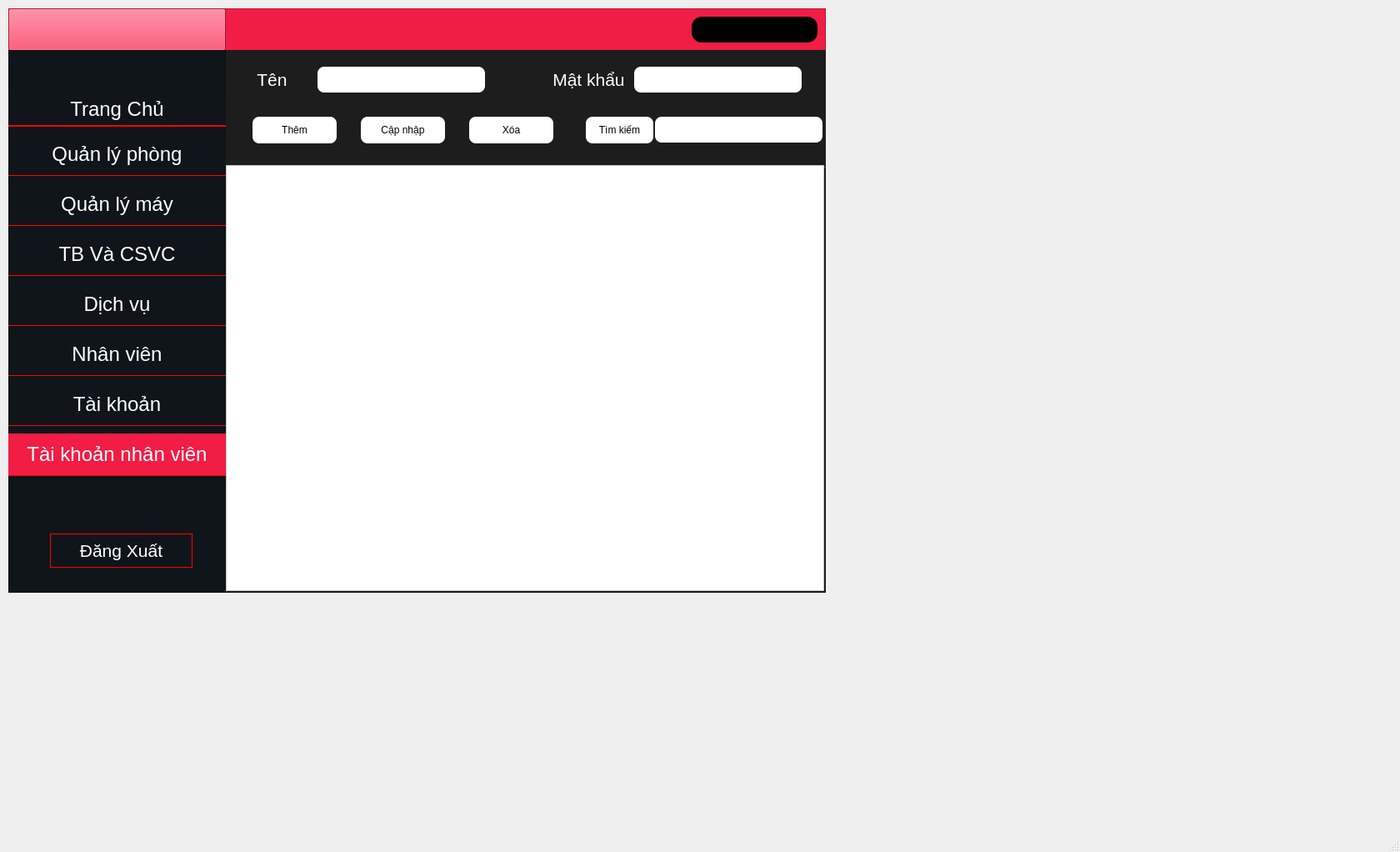
<?xml version="1.0" encoding="UTF-8"?>
<ui version="4.0">
 <class>MainWindow</class>
 <widget class="QMainWindow" name="MainWindow">
  <property name="geometry">
   <rect>
    <x>0</x>
    <y>0</y>
    <width>1680</width>
    <height>1022</height>
   </rect>
  </property>
  <property name="windowTitle">
   <string>MainWindow</string>
  </property>
  <widget class="QWidget" name="centralwidget">
   <widget class="QPushButton" name="btn_tknhanvien">
    <property name="geometry">
     <rect>
      <x>10</x>
      <y>520</y>
      <width>261</width>
      <height>51</height>
     </rect>
    </property>
    <property name="font">
     <font>
      <pointsize>18</pointsize>
     </font>
    </property>
    <property name="styleSheet">
     <string notr="true">border: 1px solid red;
color:white;
border-left:none;
border-top:none;
border-right:none;
</string>
    </property>
    <property name="text">
     <string>Tài khoản nhân viên</string>
    </property>
   </widget>
   <widget class="QFrame" name="frame">
    <property name="geometry">
     <rect>
      <x>10</x>
      <y>10</y>
      <width>981</width>
      <height>701</height>
     </rect>
    </property>
    <property name="styleSheet">
     <string notr="true">background-color:#1D1D1D;</string>
    </property>
    <property name="frameShape">
     <enum>QFrame::StyledPanel</enum>
    </property>
    <property name="frameShadow">
     <enum>QFrame::Raised</enum>
    </property>
    <widget class="QFrame" name="frame_2">
     <property name="geometry">
      <rect>
       <x>0</x>
       <y>0</y>
       <width>981</width>
       <height>51</height>
      </rect>
     </property>
     <property name="styleSheet">
      <string notr="true">background-color: #F11D44;</string>
     </property>
     <property name="frameShape">
      <enum>QFrame::StyledPanel</enum>
     </property>
     <property name="frameShadow">
      <enum>QFrame::Raised</enum>
     </property>
     <widget class="QLabel" name="lb_tentaikhoan">
      <property name="geometry">
       <rect>
        <x>820</x>
        <y>10</y>
        <width>151</width>
        <height>31</height>
       </rect>
      </property>
      <property name="styleSheet">
       <string notr="true">color:white;
background-color:black;
border-radius:12px;</string>
      </property>
      <property name="text">
       <string/>
      </property>
     </widget>
     <widget class="QPushButton" name="btn_home">
      <property name="geometry">
       <rect>
        <x>0</x>
        <y>0</y>
        <width>261</width>
        <height>51</height>
       </rect>
      </property>
      <property name="text">
       <string/>
      </property>
      <property name="icon">
       <iconset>
        <normaloff>../Icon &amp; image/Logo-Transparent-01.png</normaloff>../Icon &amp; image/Logo-Transparent-01.png</iconset>
      </property>
      <property name="iconSize">
       <size>
        <width>150</width>
        <height>200</height>
       </size>
      </property>
     </widget>
    </widget>
    <widget class="QFrame" name="frame_3">
     <property name="geometry">
      <rect>
       <x>0</x>
       <y>50</y>
       <width>261</width>
       <height>651</height>
      </rect>
     </property>
     <property name="styleSheet">
      <string notr="true">background-color:#0F151A;</string>
     </property>
     <property name="frameShape">
      <enum>QFrame::StyledPanel</enum>
     </property>
     <property name="frameShadow">
      <enum>QFrame::Raised</enum>
     </property>
     <widget class="QPushButton" name="btn_dangxuat">
      <property name="geometry">
       <rect>
        <x>50</x>
        <y>580</y>
        <width>171</width>
        <height>41</height>
       </rect>
      </property>
      <property name="font">
       <font>
        <pointsize>16</pointsize>
       </font>
      </property>
      <property name="styleSheet">
       <string notr="true">border: 1px solid red;
color:white;</string>
      </property>
      <property name="text">
       <string>Đăng Xuất</string>
      </property>
     </widget>
     <widget class="QPushButton" name="btn_trangchu">
      <property name="geometry">
       <rect>
        <x>0</x>
        <y>51</y>
        <width>261</width>
        <height>41</height>
       </rect>
      </property>
      <property name="font">
       <font>
        <pointsize>18</pointsize>
       </font>
      </property>
      <property name="styleSheet">
       <string notr="true">border: 2px solid red;
color:white;
border-left:none;
border-top:none;
border-right:none;
</string>
      </property>
      <property name="text">
       <string>Trang Chủ</string>
      </property>
     </widget>
     <widget class="QPushButton" name="btn_qlphong">
      <property name="geometry">
       <rect>
        <x>0</x>
        <y>100</y>
        <width>261</width>
        <height>51</height>
       </rect>
      </property>
      <property name="font">
       <font>
        <pointsize>18</pointsize>
        <underline>false</underline>
        <strikeout>false</strikeout>
       </font>
      </property>
      <property name="styleSheet">
       <string notr="true">border: 1px solid red;
color:white;
border-left:none;
border-top:none;
border-right:none;
</string>
      </property>
      <property name="text">
       <string>Quản lý phòng</string>
      </property>
     </widget>
     <widget class="QPushButton" name="btn_qlmay">
      <property name="geometry">
       <rect>
        <x>0</x>
        <y>160</y>
        <width>261</width>
        <height>51</height>
       </rect>
      </property>
      <property name="font">
       <font>
        <pointsize>18</pointsize>
       </font>
      </property>
      <property name="styleSheet">
       <string notr="true">border: 1px solid red;
color:white;
border-left:none;
border-top:none;
border-right:none;
</string>
      </property>
      <property name="text">
       <string>Quản lý máy</string>
      </property>
     </widget>
     <widget class="QPushButton" name="btn_tbcsvc">
      <property name="geometry">
       <rect>
        <x>0</x>
        <y>220</y>
        <width>261</width>
        <height>51</height>
       </rect>
      </property>
      <property name="font">
       <font>
        <pointsize>18</pointsize>
       </font>
      </property>
      <property name="styleSheet">
       <string notr="true">border: 1px solid red;
color:white;
border-left:none;
border-top:none;
border-right:none;
</string>
      </property>
      <property name="text">
       <string>TB Và CSVC</string>
      </property>
     </widget>
     <widget class="QPushButton" name="btn_dichvu">
      <property name="geometry">
       <rect>
        <x>0</x>
        <y>280</y>
        <width>261</width>
        <height>51</height>
       </rect>
      </property>
      <property name="font">
       <font>
        <pointsize>18</pointsize>
       </font>
      </property>
      <property name="styleSheet">
       <string notr="true">border: 1px solid red;
color:white;
border-left:none;
border-top:none;
border-right:none;
</string>
      </property>
      <property name="text">
       <string>Dịch vụ</string>
      </property>
     </widget>
     <widget class="QPushButton" name="btn_nhanvien">
      <property name="geometry">
       <rect>
        <x>0</x>
        <y>340</y>
        <width>261</width>
        <height>51</height>
       </rect>
      </property>
      <property name="font">
       <font>
        <pointsize>18</pointsize>
       </font>
      </property>
      <property name="styleSheet">
       <string notr="true">border: 1px solid red;
color:white;
border-left:none;
border-top:none;
border-right:none;
</string>
      </property>
      <property name="text">
       <string>Nhân viên</string>
      </property>
     </widget>
     <widget class="QPushButton" name="btn_tk">
      <property name="geometry">
       <rect>
        <x>0</x>
        <y>400</y>
        <width>261</width>
        <height>51</height>
       </rect>
      </property>
      <property name="font">
       <font>
        <pointsize>18</pointsize>
       </font>
      </property>
      <property name="styleSheet">
       <string notr="true">border: 1px solid red;
color:white;
border-left:none;
border-top:none;
border-right:none;</string>
      </property>
      <property name="text">
       <string>Tài khoản</string>
      </property>
     </widget>
     <widget class="QPushButton" name="btn_tknhanvien_2">
      <property name="geometry">
       <rect>
        <x>0</x>
        <y>460</y>
        <width>261</width>
        <height>51</height>
       </rect>
      </property>
      <property name="font">
       <font>
        <pointsize>18</pointsize>
       </font>
      </property>
      <property name="styleSheet">
       <string notr="true">border: 1px solid red;
color:white;
border-left:none;
border-top:none;
border-right:none;
background-color:#F11D44;
</string>
      </property>
      <property name="text">
       <string>Tài khoản nhân viên</string>
      </property>
     </widget>
    </widget>
    <widget class="QPushButton" name="pushButton_8">
     <property name="geometry">
      <rect>
       <x>270</x>
       <y>180</y>
       <width>221</width>
       <height>81</height>
      </rect>
     </property>
     <property name="font">
      <font>
       <pointsize>20</pointsize>
      </font>
     </property>
     <property name="styleSheet">
      <string notr="true">border:none</string>
     </property>
     <property name="text">
      <string/>
     </property>
     <property name="icon">
      <iconset>
       <normaloff>../../Downloads/Test 1-01.png</normaloff>../../Downloads/Test 1-01.png</iconset>
     </property>
     <property name="iconSize">
      <size>
       <width>250</width>
       <height>200</height>
      </size>
     </property>
    </widget>
    <widget class="QFrame" name="frame_4">
     <property name="geometry">
      <rect>
       <x>261</x>
       <y>50</y>
       <width>720</width>
       <height>141</height>
      </rect>
     </property>
     <property name="styleSheet">
      <string notr="true">border:1px solid red;
border-left:none;
border-top:none;
border-right:none;</string>
     </property>
     <property name="frameShape">
      <enum>QFrame::StyledPanel</enum>
     </property>
     <property name="frameShadow">
      <enum>QFrame::Raised</enum>
     </property>
     <widget class="QLabel" name="label">
      <property name="geometry">
       <rect>
        <x>10</x>
        <y>20</y>
        <width>91</width>
        <height>31</height>
       </rect>
      </property>
      <property name="font">
       <font>
        <pointsize>16</pointsize>
       </font>
      </property>
      <property name="styleSheet">
       <string notr="true">border:none;
color:white;
</string>
      </property>
      <property name="text">
       <string>Tên</string>
      </property>
      <property name="alignment">
       <set>Qt::AlignCenter</set>
      </property>
     </widget>
     <widget class="QLineEdit" name="txt_ten">
      <property name="geometry">
       <rect>
        <x>110</x>
        <y>20</y>
        <width>201</width>
        <height>31</height>
       </rect>
      </property>
      <property name="styleSheet">
       <string notr="true">border-radius:8px;
border:none;
color:black;
background-color:#fff;</string>
      </property>
     </widget>
     <widget class="QPushButton" name="btn_them">
      <property name="geometry">
       <rect>
        <x>32</x>
        <y>80</y>
        <width>101</width>
        <height>32</height>
       </rect>
      </property>
      <property name="styleSheet">
       <string notr="true">border-radius:8px;
border:none;
color:black;
background-color:#fff;</string>
      </property>
      <property name="text">
       <string>Thêm</string>
      </property>
     </widget>
     <widget class="QPushButton" name="btn_capnhap">
      <property name="geometry">
       <rect>
        <x>162</x>
        <y>80</y>
        <width>101</width>
        <height>32</height>
       </rect>
      </property>
      <property name="styleSheet">
       <string notr="true">border-radius:8px;
border:none;
color:black;
background-color:#fff;</string>
      </property>
      <property name="text">
       <string>Cập nhập</string>
      </property>
     </widget>
     <widget class="QPushButton" name="btn_xoa">
      <property name="geometry">
       <rect>
        <x>292</x>
        <y>80</y>
        <width>101</width>
        <height>32</height>
       </rect>
      </property>
      <property name="styleSheet">
       <string notr="true">border-radius:8px;
border:none;
color:black;
background-color:#fff;</string>
      </property>
      <property name="text">
       <string>Xóa</string>
      </property>
     </widget>
     <widget class="QLineEdit" name="txt_timkiem">
      <property name="geometry">
       <rect>
        <x>515</x>
        <y>80</y>
        <width>201</width>
        <height>31</height>
       </rect>
      </property>
      <property name="styleSheet">
       <string notr="true">border-radius:8px;
border:none;
color:black;
background-color:#fff;</string>
      </property>
     </widget>
     <widget class="QPushButton" name="btn_timkiem">
      <property name="geometry">
       <rect>
        <x>432</x>
        <y>80</y>
        <width>81</width>
        <height>32</height>
       </rect>
      </property>
      <property name="styleSheet">
       <string notr="true">border-radius:8px;
border:none;
color:black;
background-color:#fff;</string>
      </property>
      <property name="text">
       <string>Tìm kiếm</string>
      </property>
     </widget>
     <widget class="QLineEdit" name="txt_matkhau">
      <property name="geometry">
       <rect>
        <x>490</x>
        <y>20</y>
        <width>201</width>
        <height>31</height>
       </rect>
      </property>
      <property name="styleSheet">
       <string notr="true">border-radius:8px;
border:none;
color:black;
background-color:#fff;</string>
      </property>
     </widget>
     <widget class="QLabel" name="label_3">
      <property name="geometry">
       <rect>
        <x>390</x>
        <y>20</y>
        <width>91</width>
        <height>31</height>
       </rect>
      </property>
      <property name="font">
       <font>
        <pointsize>16</pointsize>
       </font>
      </property>
      <property name="styleSheet">
       <string notr="true">border:none;
color:white;
</string>
      </property>
      <property name="text">
       <string>Mật khẩu</string>
      </property>
      <property name="alignment">
       <set>Qt::AlignCenter</set>
      </property>
     </widget>
     <widget class="QLineEdit" name="txt_matk">
      <property name="geometry">
       <rect>
        <x>340</x>
        <y>20</y>
        <width>31</width>
        <height>31</height>
       </rect>
      </property>
      <property name="styleSheet">
       <string notr="true">background-color:#1D1D1D;
color:#1D1D1D;
border:none;</string>
      </property>
     </widget>
    </widget>
    <widget class="QTableWidget" name="tb_tk_nhanvien">
     <property name="geometry">
      <rect>
       <x>261</x>
       <y>188</y>
       <width>718</width>
       <height>511</height>
      </rect>
     </property>
     <property name="styleSheet">
      <string notr="true">background-color:white;</string>
     </property>
    </widget>
   </widget>
  </widget>
  <widget class="QMenuBar" name="menubar">
   <property name="geometry">
    <rect>
     <x>0</x>
     <y>0</y>
     <width>1680</width>
     <height>24</height>
    </rect>
   </property>
  </widget>
  <widget class="QStatusBar" name="statusbar"/>
 </widget>
 <resources/>
 <connections/>
</ui>
